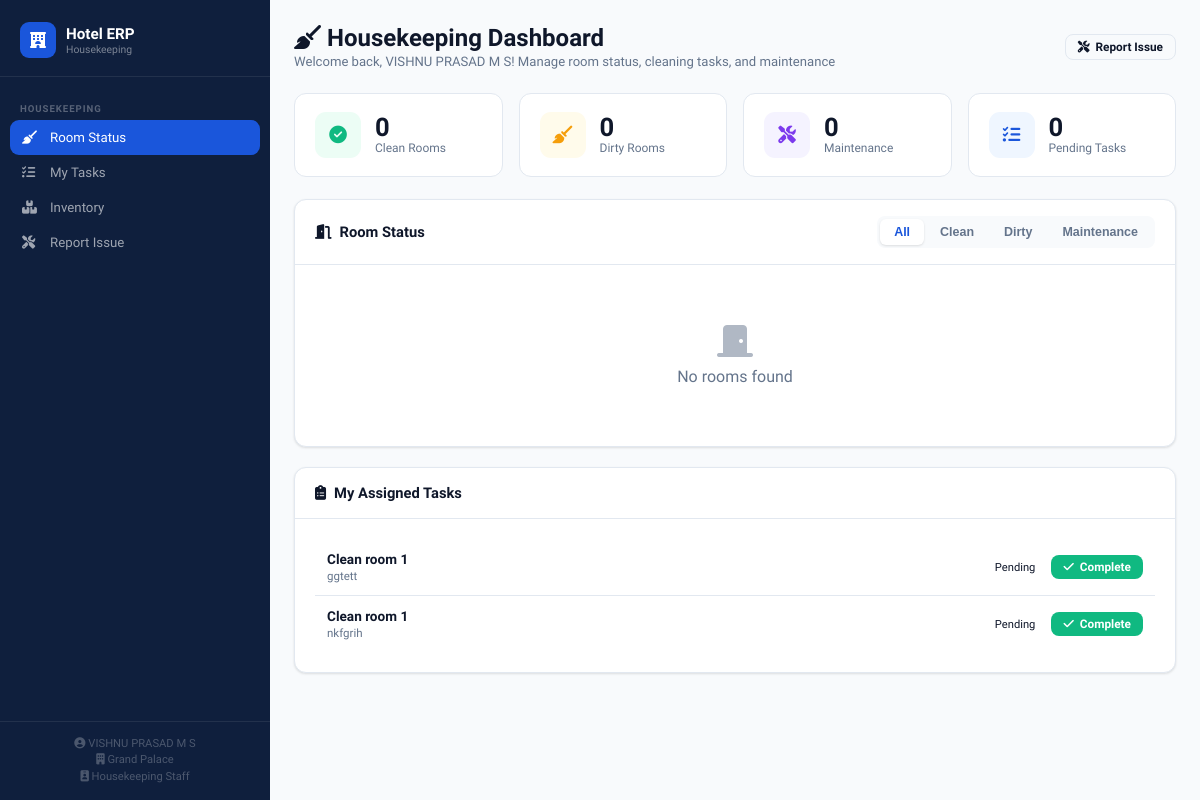
The app's page /housekeeping/ (signed in), older data.
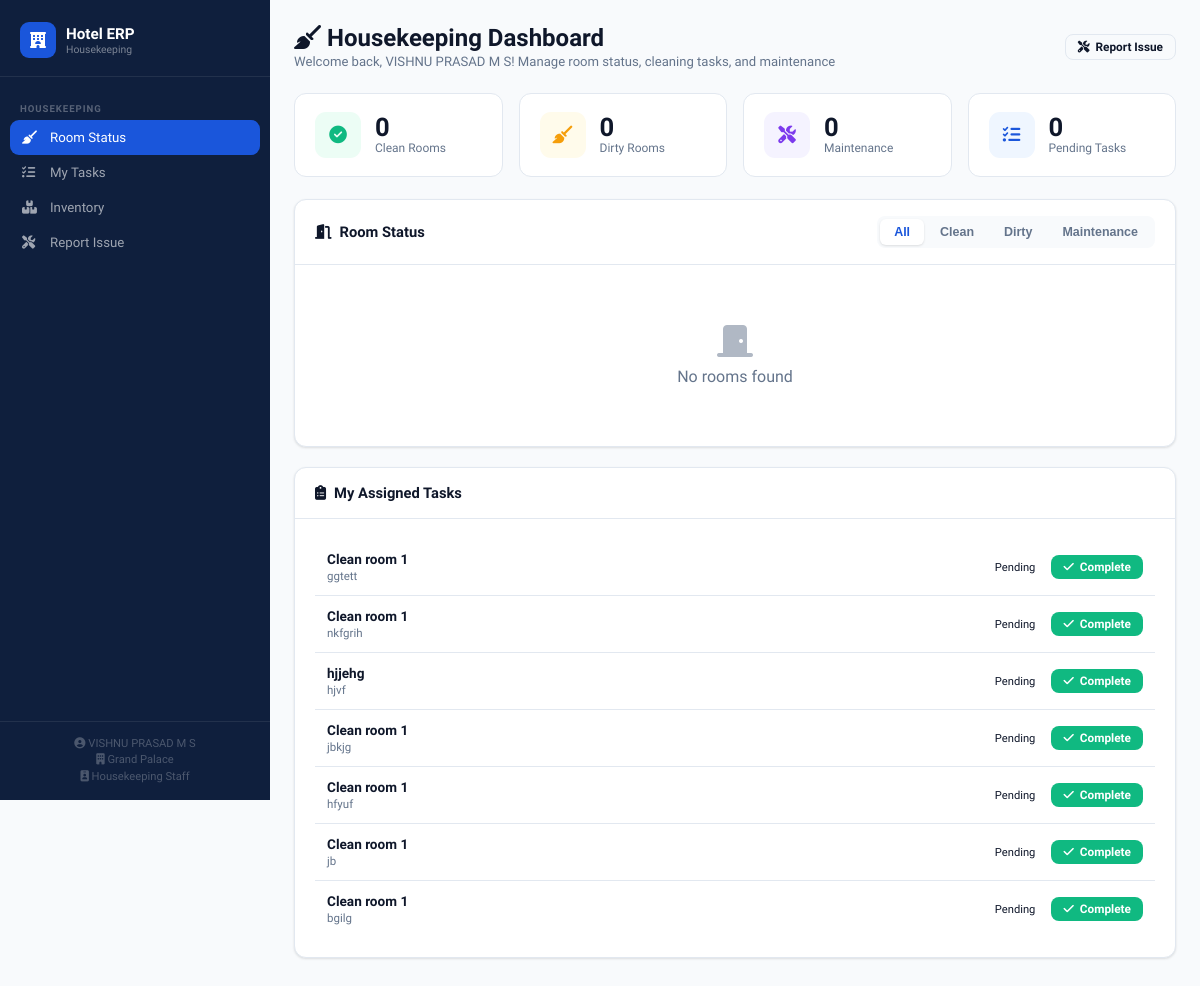
The same page, newer data.
### Accounts/models.py (models this page shows, shortened)
class Task(models.Model):
    staff = models.ForeignKey(Staff, on_delete=models.CASCADE, related_name="tasks")
    title = models.CharField(max_length=200)
    description = models.TextField(blank=True, null=True)
    created_at = models.DateTimeField(default=timezone.now)  # ✅ FIX
    status = models.CharField(max_length=50, default="Pending")

### Accounts/views.py (the view)
# urls.py: path("housekeeping/", housekeeping_dashboard, name="housekeeping_dashboard"),
def housekeeping_dashboard(request):
    staff_id = request.session.get("staff_id")
    if not staff_id:
        return redirect("staff_login")
    staff = Staff.objects.select_related("hotel").get(id=staff_id)
    tasks=Task.objects.filter(staff_id=staff_id)
    shift=Shift.objects.filter(staff_id=staff_id).select_related("department").first()
    return render(request, "housekeeping.html", {
        "staff": staff,
        "hotel": staff.hotel,
        "tasks": tasks,
        "shift": shift
    })

### templates/housekeeping.html (shortened to what the changed rows need)
<!DOCTYPE html>
<html lang="en">
<head>
    <link rel="stylesheet" href="https://cdnjs.cloudflare.com/ajax/libs/font-awesome/6.4.0/css/all.min.css">
</head>
<body>
<main class="main">
    <div class="panel active" id="panel-housekeeping">
        <div class="topbar">
            <div class="topbar-left">
                <h1><i class="fas fa-broom"></i> Housekeeping Dashboard</h1>
            </div>
        </div>
        <div class="card">
            <div class="card-body">
                <div id="housekeepingTasks">
                    {% for task in tasks %}
                    <div class="task-item" data-task-id="{{ task.id }}">
                        <div class="task-info">
                            <div class="task-title">{{ task.title }}</div>
                            <div class="task-desc">{{ task.description|default:"No description" }}</div>
                        </div>
                        <div style="display: flex; gap: 8px; align-items: center;">
                            <span class="task-status {{ task.status }}">{{ task.status|default:"pending"|title }}</span>
                            {% if task.status != "completed" %}
                            <button class="btn btn-sm btn-success" onclick="completeTask('{{ task.id }}', this)"><i class="fas fa-check"></i> Complete</button>
                            {% endif %}
                        </div>
                    </div>
                    {% empty %}
                    <div class="empty"><i class="fas fa-check-circle"></i><p>No tasks assigned</p></div>
                    {% endfor %}
                </div>
            </div>
        </div>
    </div>
</main>
</body>
</html>

Row changes from the older to the newer data that the page shows:
added Task: title "hjjehg", description "hjvf", status "Pending"
added Task: title "Clean room 1", description "jbkjg", status "Pending"
added Task: title "Clean room 1", description "hfyuf", status "Pending"
added Task: title "Clean room 1", description "jb", status "Pending"
added Task: title "Clean room 1", description "bgilg", status "Pending"
